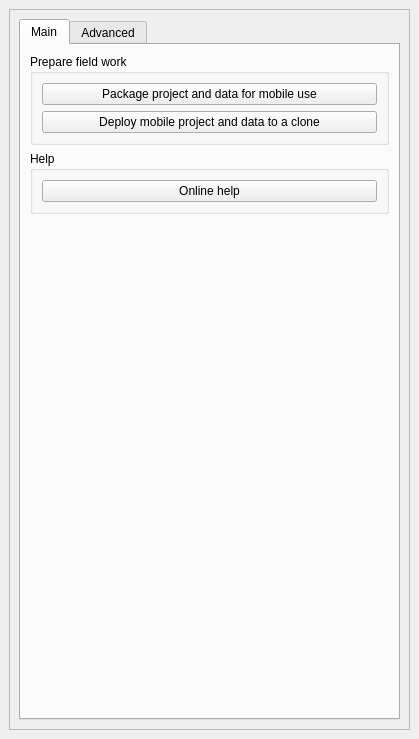
<?xml version="1.0" encoding="UTF-8"?>
<ui version="4.0">
 <class>LizsyncDockWidgetBase</class>
 <widget class="QDockWidget" name="LizsyncDockWidgetBase">
  <property name="geometry">
   <rect>
    <x>0</x>
    <y>0</y>
    <width>419</width>
    <height>739</height>
   </rect>
  </property>
  <property name="windowTitle">
   <string>LizSync</string>
  </property>
  <widget class="QWidget" name="dockWidgetContents">
   <layout class="QGridLayout" name="gridLayout">
    <item row="0" column="0">
     <widget class="QScrollArea" name="scrollArea">
      <property name="widgetResizable">
       <bool>true</bool>
      </property>
      <widget class="QWidget" name="scrollAreaWidgetContents">
       <property name="geometry">
        <rect>
         <x>0</x>
         <y>0</y>
         <width>399</width>
         <height>700</height>
        </rect>
       </property>
       <layout class="QVBoxLayout" name="verticalLayout">
        <item>
         <widget class="QTabWidget" name="tabWidget">
          <property name="currentIndex">
           <number>0</number>
          </property>
          <widget class="QWidget" name="tab">
           <attribute name="title">
            <string>Main</string>
           </attribute>
           <layout class="QVBoxLayout" name="verticalLayout_7">
            <item>
             <widget class="QGroupBox" name="groupBox_5">
              <property name="title">
               <string>Prepare field work</string>
              </property>
              <layout class="QVBoxLayout" name="verticalLayout_8">
               <item>
                <widget class="QPushButton" name="button_package_all">
                 <property name="text">
                  <string>Package project and data for mobile use</string>
                 </property>
                </widget>
               </item>
               <item>
                <widget class="QPushButton" name="button_deploy_all">
                 <property name="text">
                  <string>Deploy mobile project and data to a clone</string>
                 </property>
                </widget>
               </item>
              </layout>
             </widget>
            </item>
            <item>
             <widget class="QGroupBox" name="groupBox_4">
              <property name="title">
               <string>Help</string>
              </property>
              <layout class="QVBoxLayout" name="verticalLayout_5">
               <item>
                <widget class="QPushButton" name="button_help_database">
                 <property name="toolTip">
                  <string>Open online help web page</string>
                 </property>
                 <property name="text">
                  <string>Online help</string>
                 </property>
                </widget>
               </item>
              </layout>
             </widget>
            </item>
            <item>
             <spacer name="verticalSpacer">
              <property name="orientation">
               <enum>Qt::Vertical</enum>
              </property>
              <property name="sizeHint" stdset="0">
               <size>
                <width>20</width>
                <height>40</height>
               </size>
              </property>
             </spacer>
            </item>
           </layout>
          </widget>
          <widget class="QWidget" name="tab_2">
           <attribute name="title">
            <string>Advanced</string>
           </attribute>
           <layout class="QVBoxLayout" name="verticalLayout_6">
            <item>
             <widget class="QGroupBox" name="groupBox">
              <property name="title">
               <string>Installation</string>
              </property>
              <layout class="QVBoxLayout" name="verticalLayout_2">
               <item>
                <widget class="QPushButton" name="button_create_database_structure">
                 <property name="toolTip">
                  <string>Install Lizsync tools on the central database</string>
                 </property>
                 <property name="text">
                  <string>Install LizSync on database</string>
                 </property>
                </widget>
               </item>
               <item>
                <widget class="QPushButton" name="button_upgrade_database_structure">
                 <property name="toolTip">
                  <string>Upgrade LizSync tools in the central database</string>
                 </property>
                 <property name="text">
                  <string>Upgrade LizSync on database</string>
                 </property>
                </widget>
               </item>
               <item>
                <widget class="QPushButton" name="button_initialize_central_database">
                 <property name="toolTip">
                  <string>Prepare the central database</string>
                 </property>
                 <property name="text">
                  <string>Prepare the central database</string>
                 </property>
                </widget>
               </item>
              </layout>
             </widget>
            </item>
            <item>
             <widget class="QGroupBox" name="groupBox_2">
              <property name="title">
               <string>PostgreSQL synchronization</string>
              </property>
              <layout class="QVBoxLayout" name="verticalLayout_3">
               <item>
                <widget class="QPushButton" name="button_package_central_database">
                 <property name="toolTip">
                  <string>Create a package from the central database</string>
                 </property>
                 <property name="text">
                  <string>Create a package</string>
                 </property>
                </widget>
               </item>
               <item>
                <widget class="QPushButton" name="button_deploy_database_server_package">
                 <property name="toolTip">
                  <string>Deploy a database package to the clone</string>
                 </property>
                 <property name="text">
                  <string>Deploy a package</string>
                 </property>
                </widget>
               </item>
               <item>
                <widget class="QPushButton" name="button_synchronize_database">
                 <property name="toolTip">
                  <string>Two-way database synchronization</string>
                 </property>
                 <property name="text">
                  <string>Synchronize database</string>
                 </property>
                </widget>
               </item>
              </layout>
             </widget>
            </item>
            <item>
             <widget class="QGroupBox" name="groupBox_3">
              <property name="title">
               <string>File synchronization</string>
              </property>
              <layout class="QVBoxLayout" name="verticalLayout_4">
               <item>
                <widget class="QPushButton" name="button_build_mobile_project">
                 <property name="toolTip">
                  <string>Get projects and files from the central FTP server</string>
                 </property>
                 <property name="text">
                  <string>Build a mobile QGIS project</string>
                 </property>
                </widget>
               </item>
               <item>
                <widget class="QPushButton" name="button_send_projects_and_files_to_clone_ftp">
                 <property name="toolTip">
                  <string>Send local QGIS projects and files to the clone FTP server</string>
                 </property>
                 <property name="text">
                  <string>Send files to the clone</string>
                 </property>
                </widget>
               </item>
              </layout>
             </widget>
            </item>
            <item>
             <spacer name="verticalSpacer_2">
              <property name="orientation">
               <enum>Qt::Vertical</enum>
              </property>
              <property name="sizeHint" stdset="0">
               <size>
                <width>20</width>
                <height>40</height>
               </size>
              </property>
             </spacer>
            </item>
           </layout>
          </widget>
         </widget>
        </item>
       </layout>
      </widget>
     </widget>
    </item>
   </layout>
  </widget>
 </widget>
 <tabstops>
  <tabstop>scrollArea</tabstop>
  <tabstop>tabWidget</tabstop>
  <tabstop>button_package_all</tabstop>
  <tabstop>button_deploy_all</tabstop>
  <tabstop>button_help_database</tabstop>
  <tabstop>button_create_database_structure</tabstop>
  <tabstop>button_upgrade_database_structure</tabstop>
  <tabstop>button_initialize_central_database</tabstop>
  <tabstop>button_package_central_database</tabstop>
  <tabstop>button_deploy_database_server_package</tabstop>
  <tabstop>button_synchronize_database</tabstop>
  <tabstop>button_build_mobile_project</tabstop>
  <tabstop>button_send_projects_and_files_to_clone_ftp</tabstop>
 </tabstops>
 <resources/>
 <connections/>
</ui>
